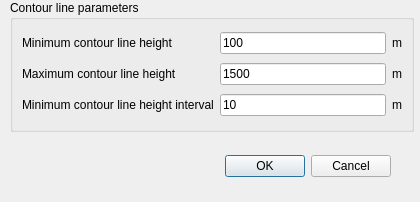
<?xml version="1.0" encoding="UTF-8"?>
<ui version="4.0">
 <class>Dialog</class>
 <widget class="QDialog" name="Dialog">
  <property name="geometry">
   <rect>
    <x>0</x>
    <y>0</y>
    <width>420</width>
    <height>202</height>
   </rect>
  </property>
  <property name="windowTitle">
   <string>Dialog</string>
  </property>
  <widget class="QGroupBox" name="groupBox">
   <property name="geometry">
    <rect>
     <x>10</x>
     <y>0</y>
     <width>404</width>
     <height>132</height>
    </rect>
   </property>
   <property name="title">
    <string>Contour line parameters</string>
   </property>
   <layout class="QGridLayout" name="gridLayout_2">
    <item row="0" column="0">
     <widget class="QLabel" name="label">
      <property name="text">
       <string>Minimum contour line height</string>
      </property>
     </widget>
    </item>
    <item row="0" column="1">
     <widget class="QLineEdit" name="lineEdit">
      <property name="text">
       <string>100</string>
      </property>
     </widget>
    </item>
    <item row="0" column="2">
     <widget class="QLabel" name="label_2">
      <property name="text">
       <string>m</string>
      </property>
     </widget>
    </item>
    <item row="1" column="0">
     <widget class="QLabel" name="label_4">
      <property name="text">
       <string>Maximum contour line height</string>
      </property>
     </widget>
    </item>
    <item row="1" column="1">
     <widget class="QLineEdit" name="lineEdit_2">
      <property name="text">
       <string>1500</string>
      </property>
     </widget>
    </item>
    <item row="1" column="2">
     <widget class="QLabel" name="label_3">
      <property name="text">
       <string>m</string>
      </property>
     </widget>
    </item>
    <item row="2" column="0">
     <widget class="QLabel" name="label_6">
      <property name="text">
       <string>Minimum contour line height interval</string>
      </property>
     </widget>
    </item>
    <item row="2" column="1">
     <widget class="QLineEdit" name="lineEdit_3">
      <property name="text">
       <string>10</string>
      </property>
     </widget>
    </item>
    <item row="2" column="2">
     <widget class="QLabel" name="label_5">
      <property name="text">
       <string>m</string>
      </property>
     </widget>
    </item>
   </layout>
  </widget>
  <widget class="QDialogButtonBox" name="Settings">
   <property name="geometry">
    <rect>
     <x>50</x>
     <y>150</y>
     <width>341</width>
     <height>32</height>
    </rect>
   </property>
   <property name="orientation">
    <enum>Qt::Horizontal</enum>
   </property>
   <property name="standardButtons">
    <set>QDialogButtonBox::Cancel|QDialogButtonBox::Ok</set>
   </property>
  </widget>
 </widget>
 <resources/>
 <connections>
  <connection>
   <sender>Settings</sender>
   <signal>accepted()</signal>
   <receiver>Dialog</receiver>
   <slot>accept()</slot>
   <hints>
    <hint type="sourcelabel">
     <x>248</x>
     <y>254</y>
    </hint>
    <hint type="destinationlabel">
     <x>157</x>
     <y>274</y>
    </hint>
   </hints>
  </connection>
  <connection>
   <sender>Settings</sender>
   <signal>rejected()</signal>
   <receiver>Dialog</receiver>
   <slot>reject()</slot>
   <hints>
    <hint type="sourcelabel">
     <x>316</x>
     <y>260</y>
    </hint>
    <hint type="destinationlabel">
     <x>286</x>
     <y>274</y>
    </hint>
   </hints>
  </connection>
 </connections>
</ui>
